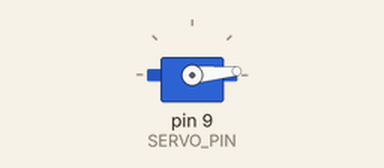
The sketch below on a simulated Arduino Uno, built with avr-gcc and run on an emulated ATmega328P. Parts: servo.

Above: at 0.05 s.
At 0.55 s:
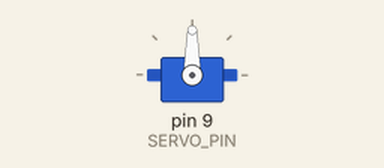
At 1.05 s:
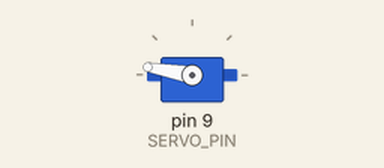
At 2.1 s:
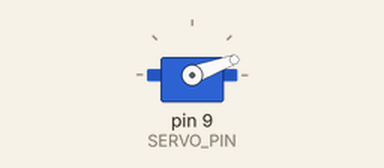
Timing chart, 0 to 5.1 s (numbered marks = the images above):
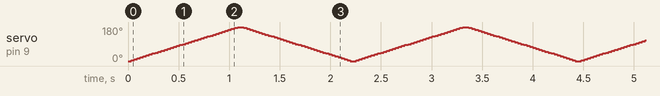

The sketch:

Ex7UsingServoLib.ino
```cpp
/*
 * Scetch makes a servo motor spin from 0 to 180 and back
 */

#include <Servo.h>

// Define a servo engine
Servo servo;

// The pin that the servo is connected to.
const int SERVO_PIN = 9;

// Delay to let the servo move the the next angle.
const int DELAY = 30;

void setup() {
  // Connect the servo engine controller to the servo pin.
  servo.attach(SERVO_PIN);
}

void loop() {
  // Make the servo engine go from 0 to 180 really slowly by only moving it 5 degrees at a time
  int pos = 0;

  // 0 to 180
  for(int i = 0; i <= 180; i += 5) {
    servo.write(i); // Write to the new position
    delay(DELAY); // Wait for servo to arrive at position
  }

  // 180 to 0, identical but we iterate backwards.
  for(int i = 180; i >= 0; i -= 5) {
    servo.write(i);
    delay(DELAY);
  }
}
```
